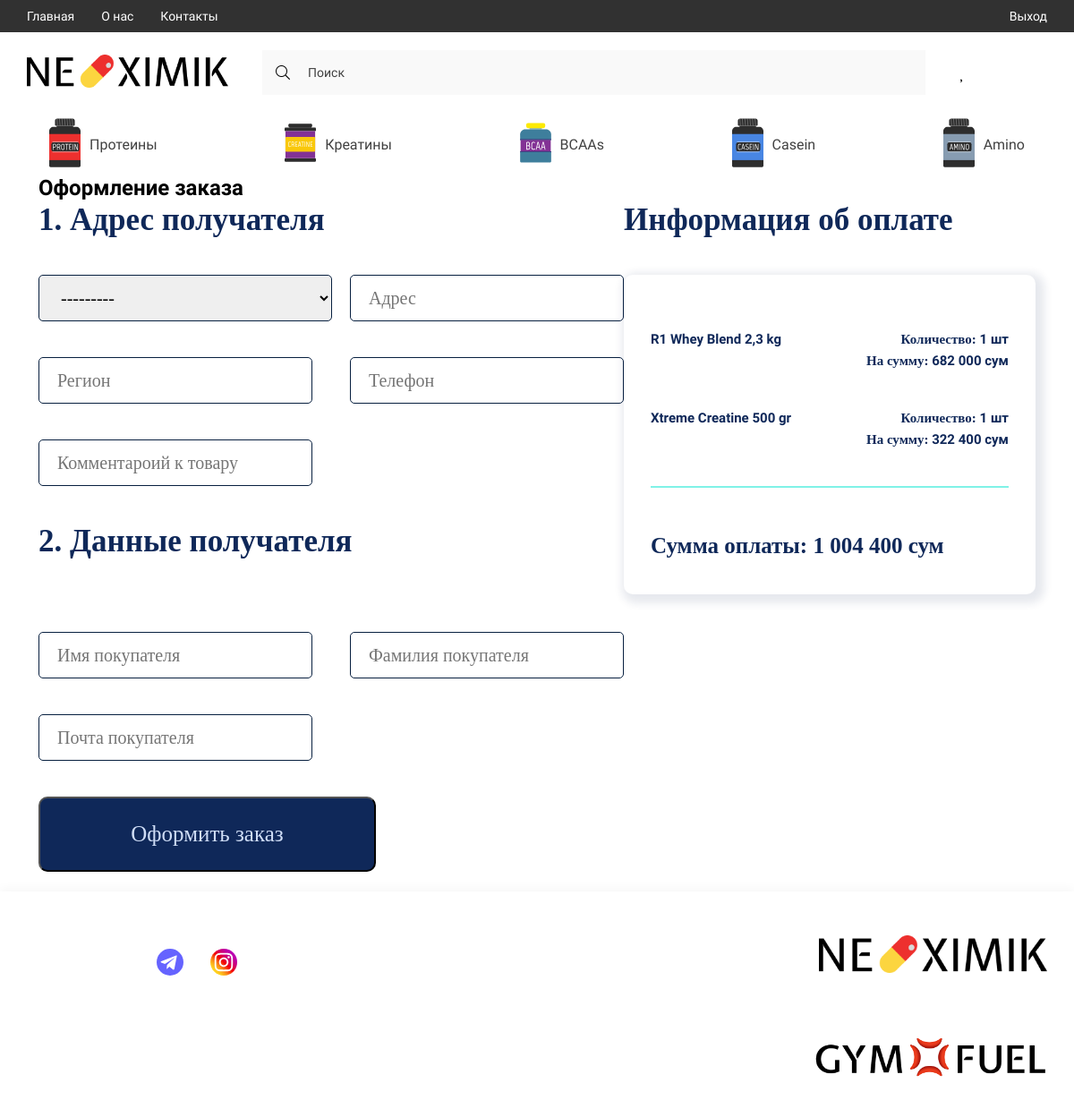
Page /checkout (signed in) on the committed database.
### ne_ximik/models.py (models this page shows, shortened)
class Category(models.Model):
    title = models.CharField(max_length=150, verbose_name='Названия категории')
    image = models.ImageField(upload_to='categories/', blank=True, null=True, verbose_name='Картинка')
    slug = models.SlugField(unique=True, null=True)
    parent = models.ForeignKey('self', on_delete=models.CASCADE, blank=True, null=True,
                               related_name='subcategories', verbose_name='Категория')
    def get_absolute_url(self):
        return reverse('category_page', kwargs={'slug': self.slug})
    def get_image_category(self):
        if self.image:
            return self.image.url
        else:
            return '-'
    class Meta:
        verbose_name = 'Категория'
        verbose_name_plural = 'Категории'

class OrderProduct(models.Model):
    product = models.ForeignKey(Product, on_delete=models.SET_NULL, null=True)
    order = models.ForeignKey(Order, on_delete=models.SET_NULL, null=True, verbose_name='Номер заказа')
    quantity = models.IntegerField(default=0, blank=True, null=True, verbose_name='Количество')
    added_at = models.DateTimeField(auto_now_add=True, verbose_name='Дата добавления в корзину')
    class Meta:
        verbose_name = 'Заказанный товар'
        verbose_name_plural = 'Заказанные товары'
    @property
    def get_total_price(self):
        total_price = self.product.price * self.quantity
        return total_price

class Product(models.Model):
    title = models.CharField(max_length=250, verbose_name='Название товара')
    description = models.TextField(blank=True, null=True, verbose_name='Описание к товару')
    price = models.FloatField(verbose_name='Цена товара')
    quantity = models.IntegerField(verbose_name='На складе')
    created_at = models.DateTimeField(auto_now_add=True, verbose_name='Дата добавления')
    production = models.CharField(max_length=70, verbose_name='Страна производства')
    slug = models.SlugField(unique=True, null=True)
    category = models.ForeignKey(Category, on_delete=models.CASCADE, related_name='products',
                                 verbose_name='Категория')
    taste = models.CharField(max_length=100, blank=True, null=True, verbose_name='Вкус')
    brand = models.ForeignKey(Brand, blank=True, null=True, on_delete=models.CASCADE, verbose_name='Бренд')
    model_product = models.CharField(max_length=50, blank=True, null=True, verbose_name='Модель')
    class Meta:
        verbose_name = 'Товар'
        verbose_name_plural = 'Товары'

class Order(models.Model):
    customer = models.ForeignKey(Customer, on_delete=models.SET_NULL, blank=True, null=True)
    created_at = models.DateTimeField(auto_now_add=True, verbose_name='Дата заказа')
    is_completed = models.BooleanField(default=False, verbose_name='Выполнен ли заказ')
    shipping = models.BooleanField(default=True, verbose_name='Доставка')
    class Meta:
        verbose_name = 'Заказ'
        verbose_name_plural = 'Заказы'
    @property
    def get_cart_total_price(self):
        order_products = self.orderproduct_set.all()
        total_price = sum([product.get_total_price for product in order_products])
        return total_price
    @property
    def get_cart_total_quantity(self):
        order_products = self.orderproduct_set.all()
        total_quantity = sum([product.quantity for product in order_products])
        return total_quantity

### ne_ximik/views.py (the view)
# urls.py: path('checkout', checkout_view, name='checkout'),
def checkout_view(request):
    if request.user.is_authenticated:
        cart_info = get_cart_data(request)
        context = {
            'title': 'Оформление заказа',
            'order': cart_info['order'],
            'items': cart_info['products'],
            'customer_form': CustomerForm(),
            'shipping_form': ShippingForm()
        }
        return render(request, 'ne_ximik/checkout.html', context)
    else:
        return redirect('login')

### ne_ximik/forms.py
class CustomerForm(forms.ModelForm):
    class Meta:
        model = Customer
        fields = ['first_name', 'last_name', 'email']
        widgets = {
            'first_name': forms.TextInput(attrs={
                'class': 'form-control',
                'placeholder': 'Имя покупателя'
            }),
            'last_name': forms.TextInput(attrs={
                'class': 'form-control',
                'placeholder': 'Фамилия покупателя'
            }),
            'email': forms.EmailInput(attrs={
                'class': 'form-control',
                'placeholder': 'Почта покупателя'
            })
        }

class ShippingForm(forms.ModelForm):
    class Meta:
        model = ShippingAddress
        fields = ('address', 'city', 'region', 'phone', 'comment')
        widgets = {
            'address': forms.TextInput(attrs={
                'class': 'form-control',
                'placeholder': 'Адрес'
            }),
            'city': forms.Select(attrs={
                'class': 'form-select',
                'placeholder': 'Город'
            }),
            'region': forms.TextInput(attrs={
                'class': 'form-control',
                'placeholder': 'Регион'
            }),
            'phone': forms.TextInput(attrs={
                'class': 'form-control',
                'placeholder': 'Телефон'
            }),
            'comment': forms.TextInput(attrs={
                'class': 'form-control',
                'placeholder': 'Комментароий к товару'
            }),
        }

### ne_ximik/models.py (called while the page is built)
    def __str__(self):
        return self.city_name

### ne_ximik/templatetags/ne_ximik_tags.py (called while the page is built)
@register.simple_tag()
def get_categories():
    return Category.objects.filter(parent=None)

@register.simple_tag()
def get_normal_price(price):
    return f'{int(price):_}'.replace('_', ' ')

### ne_ximik/utils.py (called while the page is built)
def get_cart_data(request):
    cart = CartForAuthenticatedUser(request)
    cart_info = cart.get_cart_info()
    return cart_info

    def get_cart_info(self):
        customer, created = Customer.objects.get_or_create(user=self.user)
        order, created = Order.objects.get_or_create(customer=customer)
        order_products = order.orderproduct_set.all()
        cart_total_quantity = order.get_cart_total_quantity
        cart_total_price = order.get_cart_total_price
        return {
            'cart_total_quantity': cart_total_quantity,
            'cart_total_price': cart_total_price,
            'order': order,
            'products': order_products
        }

### ne_ximik/templates/ne_ximik/checkout.html (shortened to what this page needs)
{% extends 'base.html' %}
{% load ne_ximik_tags %}
{% block main %}
<main>
    <div class="content">
        <div class="container">
            <h2 class="checkout_title">Оформление заказа</h2>
            <div class="checkout_content">
                <div class="checkout_form">
                    <h2 class="address_title">1. Адрес получателя</h2>
                    <form action="{% url 'payment' %}" method="post" enctype="multipart/form-data">
                        <div class="block_input">
                            <div class="form-group">
                                {{ shipping_form.city }}
                            </div>
                            <div class="form-group">
                                {{ shipping_form.address }}
                            </div>
                        </div>
                        <div class="block_input">
                            <div class="form-group">
                                {{ shipping_form.region }}
                            </div>
                            <div class="form-group">
                                {{ shipping_form.phone }}
                            </div>
                        </div>
                        <div class="form-group">
                            {{ shipping_form.comment}}
                        </div>
                        <div class="checkout_form_user">
                            <h2 class="address_title">2. Данные получателя</h2>
                            <div class="block_input">
                            <div class="form-group">
                                {{ customer_form.first_name }}
                            </div>
                            <div class="form-group">
                                {{ customer_form.last_name }}
                            </div>
                        </div>
                        <div class="form-group">
                            {{ customer_form.email }}
                        </div>
                        </div>
                        <button class="btn-order" type="submit">Оформить заказ</button>
                    </form>
                </div>
                <div class="check">
                    <h2 class="address_title">Информация об оплате</h2>
                    <div class="order_check_info">
                        {% for item in items %}
                        <div class="count_price">
                            <p>{{ item.product.title }}</p>
                            <div class="price_count">
                                <p class="info_count_price">
                                    <span class="count_col">Количество: </span> {{ item.quantity }} шт
                                </p>
                                <p class="info_count_price">
                                    <span class="count_col">На сумму: </span> {% get_normal_price item.get_total_price %} сум
                                </p>
                            </div>
                        </div>
                        {% endfor %}
                        <div class="line_down_check"></div>
                        <h2 class="pay_title">Сумма оплаты: {% get_normal_price  order.get_cart_total_price %} сум</h2>
                    </div>
                </div>
            </div>
        </div>
    </div>
</main>
{% endblock main %}

### ne_ximik/templates/ne_ximik/components/_category_card.html
{% load static %}
{% load ne_ximik_tags %}
{% get_categories as categories %}
{% for category in categories %}
<li>
    <a href="{{ category.get_absolute_url }}" class="header__list-links">
        <span class="header__list-img">
            <img src="{{ category.get_image_category }}" alt="icons" width="35" height="55">
        </span>
        {{ category.title }}
    </a>
</li>
{% endfor %}

### ne_ximik/static/digital/style/style.css (style rules this page uses)
:root { --containerWidth: 1140px; --primaryColor: #414141; --primaryFont: 'Roboto'; --mainColor: #245462; }
* { padding: 0; margin: 0; box-sizing: border-box; text-decoration: none; list-style: none; font-family: var(--primaryFont); }
.container { width: 100%; max-width: calc(var(--containerWidth) + 30px); margin: 0 auto; padding: 0 15px; }
.header__list-links { padding: 24px 25px; display: flex; justify-content: center; align-items: center; height: 70px; transition: background .3s linear, color .3s linear; width: max-content; font-family: 'Roboto'; font-size: 16px; line-height: 19px; color: #414141; }
.header__list-links img { margin-right: 10px; min-width: 18px; transition: filter .3s linear; }

### ne_ximik/static/digital/style/style3.css (style rules this page uses)
.block_input { display: flex; justify-content: space-between; gap: 20px; }
.checkout_content { display: flex; justify-content: space-between; }
.checkout_form input { width: 306px; border-radius: 5px; padding: 13px 0 13px 20px; border: 1px solid #082040; font-family: 'Regul'; font-style: normal; font-weight: 275; font-size: 20px; line-height: 24px; }
.checkout_form select { width: 328px; border-radius: 5px; padding: 13px 0 13px 20px; border: 1px solid #082040; font-family: 'Regul'; font-style: normal; font-weight: 275; font-size: 20px; line-height: 24px; }
.checkout_form form { display: flex; flex-direction: column; gap: 40px; }
.address_title { margin-bottom: 40px; font-family: 'Bold'; font-style: normal; font-weight: 700; font-size: 35px; line-height: 43px; color: #0F2859; }
.checkout_form_user { display: flex; flex-direction: column; gap: 40px; }
.btn-order { width: 377px; padding: 25px 0; box-sizing: border-box; background: #0F2859; border-radius: 10px; font-family: 'Regul'; font-style: normal; font-weight: 500; font-size: 25px; line-height: 30px; color: #CFDDF6; text-align: center; cursor: pointer; }
.order_check_info { max-width: 550px; width: 100%; min-height: 280px; padding: 60px 30px 30px 30px; background: #FFFFFF; box-shadow: 4px 4px 10px 6px rgba(15, 40, 89, 0.1); border-radius: 10px; display: flex; flex-direction: column; gap: 40px; }
.count_price { display: flex; justify-content: space-between; font-family: 'Bold'; font-style: normal; font-weight: 700; font-size: 15px; line-height: 24px; color: #0F2859; }
.count_price p { width: 200px; }
.line_down_check { background: #80F2E7; height: 2px; }
.pay_title { font-family: 'Bold'; font-style: normal; font-weight: 700; font-size: 25px; line-height: 49px; color: #0F2859; }
.price_count { display: flex; flex-direction: column; align-items: flex-end; }
.info_count_price { text-align: end; }
.count_col { font-family: 'Regul'; }

### rows in the picture
Category: get_image_category (picture), title "Протеины"
Category: get_image_category (picture), title "Креатины"
Category: get_image_category (picture), title "BCAAs"
Category: get_image_category (picture), title "Casein"
Category: get_image_category (picture), title "Amino"
OrderProduct: product "R1 Whey Blend 2,3 kg", quantity "1", product+quantity "682 000"
OrderProduct: product "Xtreme Creatine 500 gr", quantity "1", product+quantity "322 400"
Order: id.quantity "1 004 400"
